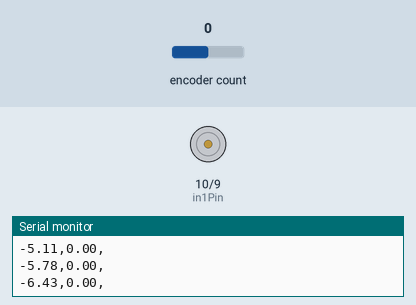
A sketch run on a simulated Arduino Uno, built with avr-gcc and run on an emulated ATmega328P. Parts: motor-driver pin pairs drawn as motors (green arrow = first pin HIGH = forward, orange = second pin HIGH = backward, longer = more drive), the last lines printed to the serial monitor. The inputs (shaded band) are chosen by the test bench; at power-on: encoder count 0.

Above: at 1.2 s.
1.3 s: encoder count set to 1
At 1.65 s:
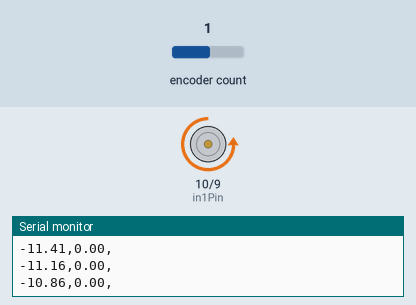
4.3 s: encoder count set to 0
At 4.36 s:
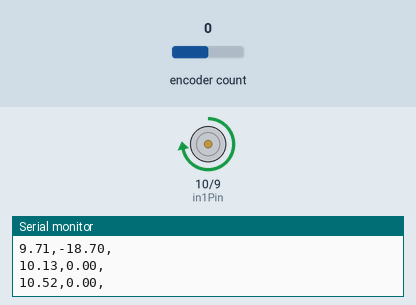
Timing chart, 0 to 13.3 s (numbered marks = the images above; inputs shaded):
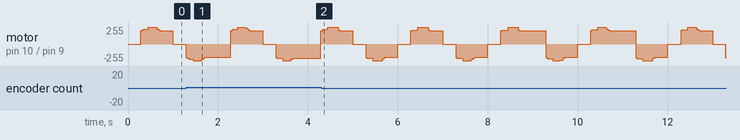

The sketch:

velocity_measure.ino
```cpp
#include <Encoder.h>

Encoder myEnc(2, 3);    // Assuming encoder is connected to pins 2 and 3
const int in1Pin = 10;  // PWM pin for Motor forward
const int in2Pin = 9;   // PWM pin for Motor backward

// Encoder specifications
const int pulsesPerRevolution = 55;  // Number of pulses per revolution without reduction
const int reductionRatio = 70;       // Reduction ratio of the motor

unsigned long previousMillis = 0;
const long interval = 20;  // Sampling time is nearly 20 ms

long real_interval = 0;

float maxVoltage = 12.0;  // Maximum supply voltage to the motor

// Variables for sinusoidal velocity profile
float amplitude = maxVoltage;  // Adjust the amplitude of the sine wave
float frequency = 0.5;          // Adjust the frequency of the sine wave//time one osscillation=2 sec

int pwmValue;
float previousPosition = 0;

void setup() {
  Serial.begin(115200);  // Start serial communication
  pinMode(in1Pin, OUTPUT); //PWM pin1
  pinMode(in2Pin, OUTPUT); ////PWM pin2

}

void loop() {
  //Number of milliseconds passed since the program started. Data type: unsigned long.
  unsigned long currentMillis = millis();

  // Calculate sinusoidal voltage profile from -12 to 12 volt
  float motorVoltage = amplitude * sin(2 * PI * frequency * currentMillis / 1000.0);
  //float motorVoltage=maxVoltage;
  // Adjust motor voltage based on the voltage
  adjustMotor(motorVoltage);

  if (currentMillis - previousMillis >= interval) { //when 20 milliseconds pass
    real_interval = currentMillis - previousMillis; //return 20 milli secs
    previousMillis = currentMillis;

    // Calculate motor velocity
    float velocity = calculateVelocity();
    // Export data to Excel format (CSV)
    Serial.print(motorVoltage);
    Serial.print(",");
    //Output shaft Velocity Nearly 500-520 deg/s In case of 12v,
    //Motor shaft Velocity Nearly 35000-36400 deg/s received from encoder In case of 12v
    Serial.print(velocity);
    Serial.print(",");
    Serial.println();
  }
}
```

utils.ino
```cpp
void adjustMotor(float motorVoltage) {
  // Map voltage to PWM range
  pwmValue = int(motorVoltage/12*255);
  // Apply speed control to the motor
  if (pwmValue > 0) {
    analogWrite(in1Pin, pwmValue);
    analogWrite(in2Pin, 0);
  } else if (pwmValue < 0) {
    pwmValue = -pwmValue;
    analogWrite(in1Pin, 0);
    analogWrite(in2Pin, pwmValue);
  } else {
    // Motor is at rest
    analogWrite(in1Pin, 0);
    analogWrite(in2Pin, 0);
  }
}

float calculateVelocity() {
  float currentPosition = getPosition();
  float deltaTime = real_interval / 1000.0;  // Convert milliseconds to seconds
  float velocity = (currentPosition - previousPosition) / deltaTime;
  previousPosition = currentPosition;
  return velocity; //real
}
float getPosition() {
  float encoderCount = myEnc.read();
  // return Motor shaft  position
  return (encoderCount * 360.0) / float(pulsesPerRevolution*reductionRatio);
}
```
